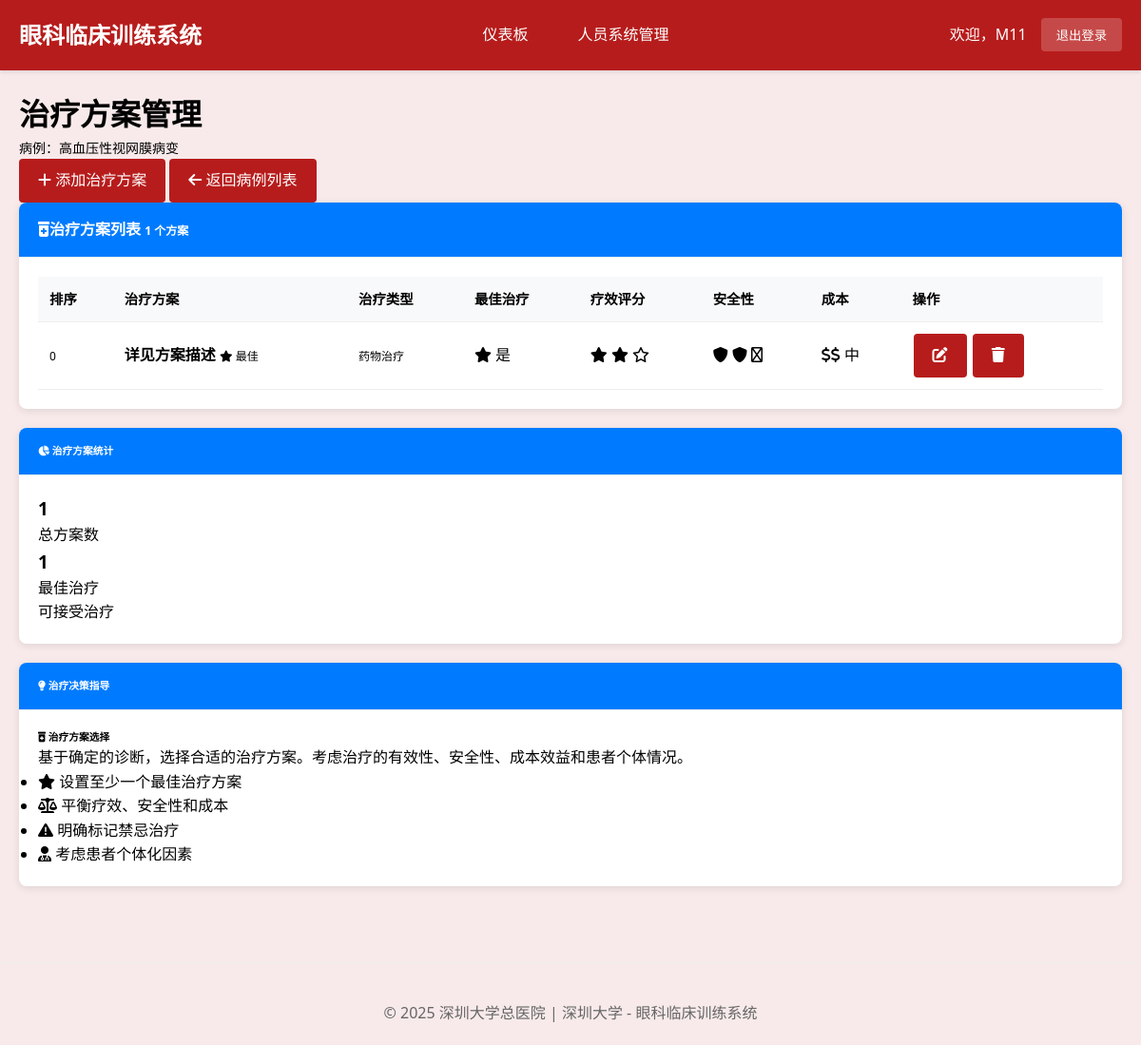
/teacher/clinical-cases/CC3676875A/treatments/ (signed in), run on an earlier commit of the app's database.
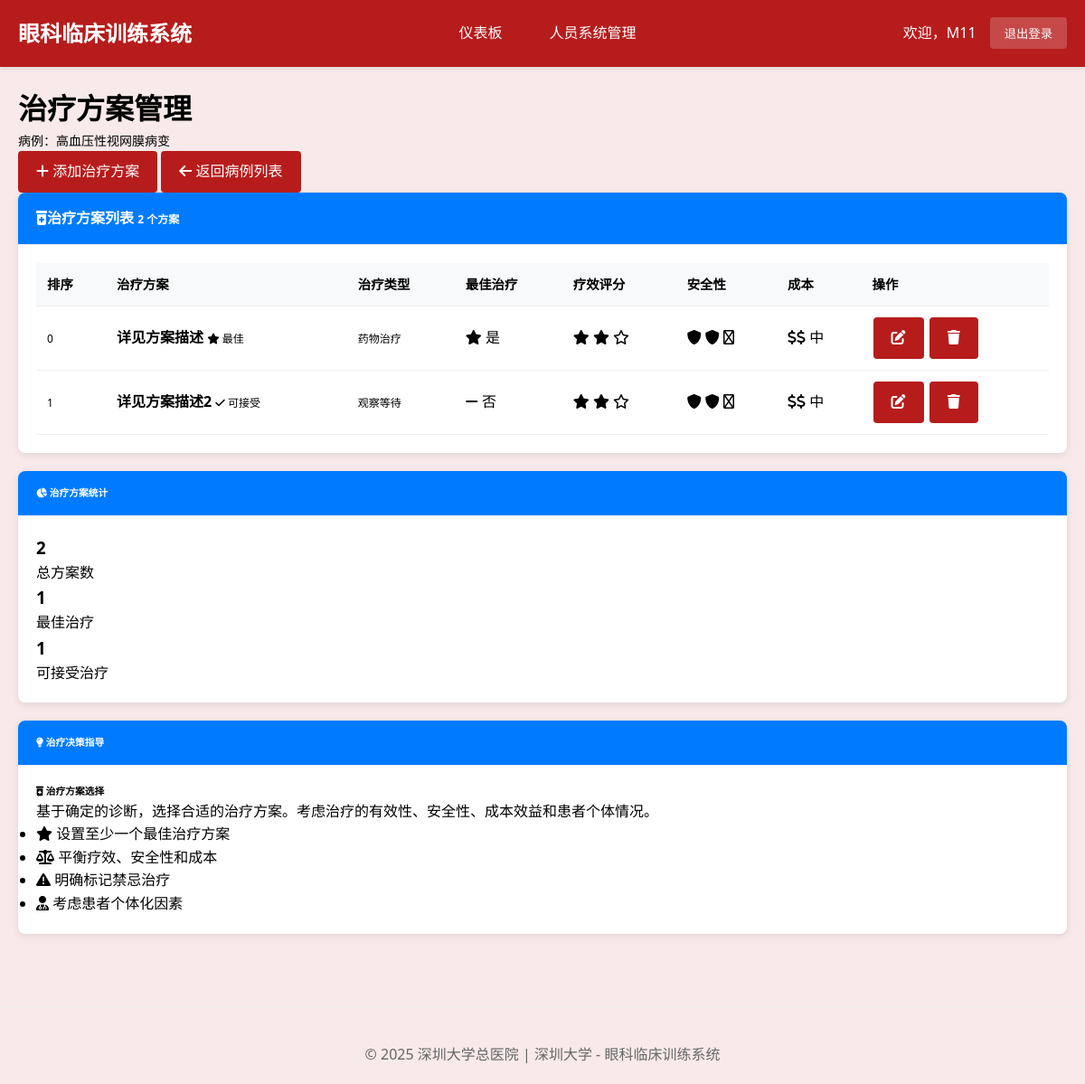
And on a later commit of the database.
### cases/models.py (models this page shows, shortened)
class TreatmentOption(models.Model):
    clinical_case = models.ForeignKey(ClinicalCase, on_delete=models.CASCADE, related_name='treatment_options', verbose_name="关联案例")
    related_diagnosis = models.ForeignKey(DiagnosisOption, on_delete=models.CASCADE, blank=True, null=True, verbose_name="关联诊断")
    treatment_type = models.CharField(
        max_length=50,
        choices=[
            ('medication', '药物治疗'),
            ('surgery', '手术治疗'),
            ('observation', '观察等待'),
            ('referral', '转诊'),
            ('lifestyle', '生活方式干预'),
            ('combination', '综合治疗')
        ],
        verbose_name="治疗类型"
    )
    treatment_name = models.CharField(max_length=200, verbose_name="治疗方案名称")
    treatment_description = models.TextField(verbose_name="治疗方案描述")
    is_optimal = models.BooleanField(default=False, verbose_name="是否最佳治疗")
    is_acceptable = models.BooleanField(default=True, verbose_name="是否可接受治疗")
    is_contraindicated = models.BooleanField(default=False, verbose_name="是否禁忌")
    efficacy_score = models.IntegerField(
        choices=[(1, '低'), (2, '中'), (3, '高')],
        default=2,
        verbose_name="疗效评分"
    )
    safety_score = models.IntegerField(
        choices=[(1, '低'), (2, '中'), (3, '高')],
        default=2,
        verbose_name="安全性评分"
    )
    cost_score = models.IntegerField(
        choices=[(1, '低'), (2, '中'), (3, '高')],
        default=2,
        verbose_name="成本评分"
    )
    expected_outcome = models.TextField(verbose_name="预期疗效")
    potential_complications = models.TextField(blank=True, verbose_name="潜在并发症")
    selection_feedback = models.TextField(verbose_name="选择该治疗时的反馈")
    display_order = models.IntegerField(default=0, verbose_name="显示顺序")
    class Meta:
        verbose_name = "治疗选项"
        verbose_name_plural = "治疗选项"
        ordering = ['display_order', '-efficacy_score']

### cases/views.py (the view)
# urls.py: path('teacher/clinical-cases/<str:case_id>/treatments/', views.teacher_treatment_options, name='teacher_treatment_options'),
@login_required
@user_passes_test(is_teacher, login_url='login')
def teacher_treatment_options(request, case_id):
    case = get_object_or_404(ClinicalCase, case_id=case_id)
    treatment_options = TreatmentOption.objects.filter(clinical_case=case).order_by('display_order')
    context = {
        'case': case,
        'treatment_options': treatment_options,
    }
    return render(request, 'teacher/treatment_options.html', context)

### cases/views.py (called while the page is built)
def is_teacher(user):
    return user.groups.filter(name='Teachers').exists() or user.is_superuser

### cases/templates/teacher/treatment_options.html (shortened to what the changed rows need)
{% extends 'base.html' %}
{% block content %}
<div class="container-fluid">
    <div class="row">
        <div class="col-12">
            <div class="d-flex justify-content-between align-items-center mb-3">
                <div>
                    <h1 class="h2 mb-2 fw-bold">治疗方案管理</h1>
                </div>
            </div>
            <div class="card">
                <div class="card-header">
                    <h4 class="mb-0 fw-semibold">
                        <i class="fas fa-prescription-bottle-alt me-2"></i>治疗方案列表
                        <span class="badge bg-light text-dark ms-2 fw-normal">{{ treatment_options|length }} 个方案</span>
                    </h4>
                </div>
                <div class="card-body">
                    {% if treatment_options %}
                    <div class="table-responsive">
                        <table class="table table-hover">
                            <thead>
                                <tr>
                                    <th>排序</th>
                                    <th>治疗方案</th>
                                    <th>治疗类型</th>
                                    <th>最佳治疗</th>
                                    <th>疗效评分</th>
                                    <th>安全性</th>
                                    <th>成本</th>
                                    <th>操作</th>
                                </tr>
                            </thead>
                            <tbody>
                                {% for treatment in treatment_options %}
                                <tr>
                                    <td>
                                        <span class="badge bg-secondary">{{ treatment.display_order }}</span>
                                    </td>
                                    <td>
                                        <strong>{{ treatment.treatment_name }}</strong>
                                        {% if treatment.is_optimal %}
                                        <span class="badge bg-success ms-2">
                                            <i class="fas fa-star"></i> 最佳
                                        </span>
                                        {% elif treatment.is_acceptable %}
                                        <span class="badge bg-info ms-2">
                                            <i class="fas fa-check"></i> 可接受
                                        </span>
                                        {% endif %}
                                    </td>
                                    <td>
                                        <span class="badge bg-primary">
                                            {{ treatment.get_treatment_type_display }}
                                        </span>
                                    </td>
                                    <td>
                                        {% if treatment.is_optimal %}
                                        <span class="text-success">
                                            <i class="fas fa-star"></i> 是
                                        </span>
                                        {% else %}
                                        <span class="text-muted">
                                            <i class="fas fa-minus"></i> 否
                                        </span>
                                        {% endif %}
                                    </td>
                                    <td>
                                        <div class="text-center">
                                            {% for i in "123" %}
                                                {% if treatment.efficacy_score >= i|add:0 %}
                                                <i class="fas fa-star text-warning"></i>
                                                {% else %}
                                                <i class="far fa-star text-muted"></i>
                                                {% endif %}
                                            {% endfor %}
                                        </div>
                                    </td>
                                    <td>
                                        <div class="text-center">
                                            {% for i in "123" %}
                                                {% if treatment.safety_score >= i|add:0 %}
                                                <i class="fas fa-shield-alt text-success"></i>
                                                {% else %}
                                                <i class="far fa-shield-alt text-muted"></i>
                                                {% endif %}
                                            {% endfor %}
                                        </div>
                                    </td>
                                    <td>
                                        <div class="text-center">
                                            {% if treatment.cost_score == 1 %}
                                            <span class="text-success">
                                                <i class="fas fa-dollar-sign"></i> 低
                                            </span>
                                            {% elif treatment.cost_score == 2 %}
                                            <span class="text-warning">
                                                <i class="fas fa-dollar-sign"></i><i class="fas fa-dollar-sign"></i> 中
                                            </span>
                                            {% else %}
                                            <span class="text-danger">
                                                <i class="fas fa-dollar-sign"></i><i class="fas fa-dollar-sign"></i><i class="fas fa-dollar-sign"></i> 高
                                            </span>
                                            {% endif %}
                                        </div>
                                    </td>
                                    <td>
                                        <div class="btn-group" role="group">
                                            <a href="{% url 'teacher_treatment_edit' treatment.id %}"
                                               class="btn btn-sm btn-outline-primary" title="编辑">
                                                <i class="fas fa-edit"></i>
                                            </a>
                                            <a href="{% url 'teacher_treatment_delete' treatment.id %}"
                                               class="btn btn-sm btn-outline-danger"
                                               title="删除"
                                               onclick="return confirm('确定删除治疗方案「{{ treatment.treatment_name }}」吗？')">
                                                <i class="fas fa-trash"></i>
                                            </a>
                                        </div>
                                    </td>
                                </tr>
                                {% endfor %}
                            </tbody>
                        </table>
                    </div>
                    {% else %}
                    <div class="d-flex align-items-center justify-content-center py-5">
                        <i class="fas fa-prescription-bottle-alt fa-2x text-muted me-3"></i>
                        <span class="h5 text-muted fw-bold mb-0">暂无治疗方案</span>
                        <span class="text-secondary fs-6 ms-2">（请点击上方"添加治疗方案"按钮来创建第一个治疗方案）</span>
                    </div>
                    {% endif %}
                </div>
            </div>
            {% if treatment_options %}
            <div class="row mt-4">
                <div class="col-md-6">
                    <div class="card">
                        <div class="card-header">
                            <h6 class="mb-0">
                                <i class="fas fa-chart-pie"></i> 治疗方案统计
                            </h6>
                        </div>
                        <div class="card-body">
                            <div class="row text-center">
                                <div class="col-4">
                                    <div class="text-primary">
                                        <h3 class="mb-1 font-weight-bold">{{ treatment_options|length }}</h3>
                                        <span class="text-muted small">总方案数</span>
                                    </div>
                                </div>
                                <div class="col-4">
                                    <div class="text-success">
                                        <h3 class="mb-1 font-weight-bold">
                                            {% for t in treatment_options %}{% if t.is_optimal %}1{% endif %}{% empty %}0{% endfor %}
                                        </h3>
                                        <span class="text-muted small">最佳治疗</span>
                                    </div>
                                </div>
                                <div class="col-4">
                                    <div class="text-info">
                                        <h3 class="mb-1 font-weight-bold">
                                            {% for t in treatment_options %}{% if t.is_acceptable %}1{% endif %}{% empty %}0{% endfor %}
                                        </h3>
                                        <span class="text-muted small">可接受治疗</span>
                                    </div>
                                </div>
                            </div>
                        </div>
                    </div>
                </div>
                <div class="col-md-6">
                    <div class="card">
                        <div class="card-header">
                            <h6 class="mb-0">
                                <i class="fas fa-lightbulb"></i> 治疗决策指导
                            </h6>
                        </div>
                        <div class="card-body">
                            <div class="mb-3">
                                <h6 class="fw-bold mb-2">
                                    <i class="fas fa-prescription-bottle-alt text-primary me-2"></i>
                                    治疗方案选择
                                </h6>
                                <p class="small text-muted mb-2">基于确定的诊断，选择合适的治疗方案。考虑治疗的有效性、安全性、成本效益和患者个体情况。</p>
                            </div>
                            <ul class="list-unstyled mb-0">
                                <li class="mb-3">
                                    <i class="fas fa-star text-warning me-2"></i>
                                    <span class="fw-medium">设置至少一个最佳治疗方案</span>
                                </li>
                                <li class="mb-3">
                                    <i class="fas fa-balance-scale text-info me-2"></i>
                                    <span class="fw-medium">平衡疗效、安全性和成本</span>
                                </li>
                                <li class="mb-3">
                                    <i class="fas fa-exclamation-triangle text-danger me-2"></i>
                                    <span class="fw-medium">明确标记禁忌治疗</span>
                                </li>
                                <li>
                                    <i class="fas fa-user-md text-secondary me-2"></i>
                                    <span class="fw-medium">考虑患者个体化因素</span>
                                </li>
                            </ul>
                        </div>
                    </div>
                </div>
            </div>
            {% endif %}
        </div>
    </div>
</div>
{% endblock %}

What changed in the data, as far as the page shows it:
added TreatmentOption: display_order "1", treatment_name "详见方案描述2", is_optimal False (drawn), treatment_type "观察等待", efficacy_score 2 (drawn), safety_score 2 (drawn), cost_score 2 (drawn), is_acceptable "1"
Also different on the page:
{{ treatment_options|length }}: "1" → "2"
